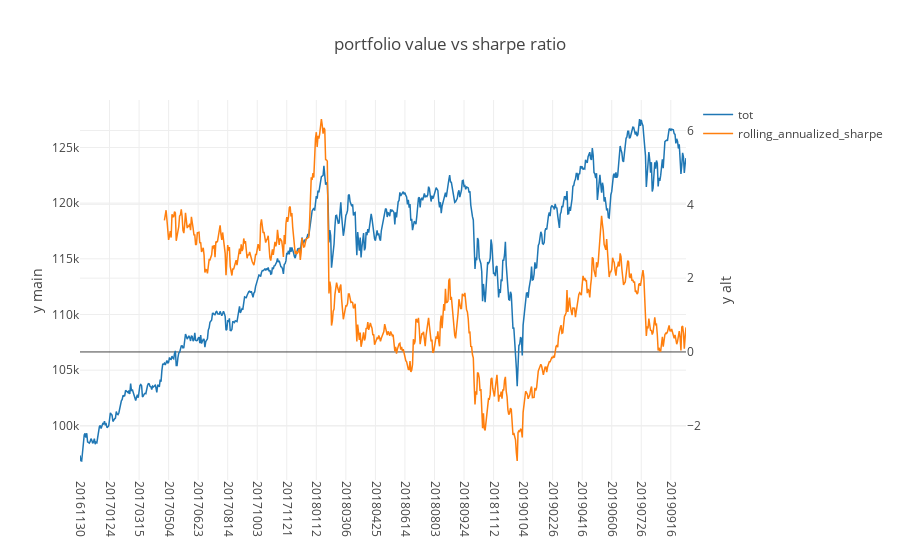

Write notebook code for a chart like this one.
### Markdown cell above
### Plot portfolio value and rolling sharpe ratio over whole period

### Code cell
df_to_plot = df_all4[['trade_date','tot','rolling_annualized_sharpe']].copy()
t = 'portfolio value vs sharpe ratio'
p = pu.plotly_pandas(df_to_plot,x_column='trade_date',use_secondary_yaxis=True,plot_title=t)
iplot(p)

### Figure 1 — Plotly figure (JSON) as saved in the notebook; plotly's stock layout.template omitted (floating-point values rounded to 4 significant figures; data arrays with more than 128 entries replaced by an {"elided": "..."} marker saying what was removed)
{"data": [{"line": {"color": "rgba (31, 119, 180, 1)", "dash": "solid", "width": 1.5}, "mode": "lines", "name": "tot", "type": "scatter", "uid": "8105b23a-ec23-11e9-94b9-8c859025e7f9", "x": {"elided": "719 int values"}, "xaxis": "x", "y": {"elided": "719 float values"}, "yaxis": "y"}, {"line": {"color": "rgba (255, 127, 14, 1)", "dash": "solid", "width": 1.5}, "mode": "lines", "name": "rolling_annualized_sharpe", "type": "scatter", "uid": "8105b3d4-ec23-11e9-9ef8-8c859025e7f9", "x": {"elided": "719 int values"}, "xaxis": "x", "y": {"elided": "719 float values"}, "yaxis": "y2"}], "layout": {"title": "portfolio value vs sharpe ratio", "xaxis": {"tickangle": 90, "ticktext": [20161130, 20170124, 20170315, 20170504, 20170623, 20170814, 20171003, 20171121, 20180112, 20180306, 20180425, 20180614, 20180803, 20180924, 20181112, 20190104, 20190226, 20190416, 20190606, 20190726, 20190916], "tickvals": [20161130, 20170124, 20170315, 20170504, 20170623, 20170814, 20171003, 20171121, 20180112, 20180306, 20180425, 20180614, 20180803, 20180924, 20181112, 20190104, 20190226, 20190416, 20190606, 20190726, 20190916], "type": "category"}, "xaxis2": {"tickangle": 90, "ticktext": [20161130, 20170124, 20170315, 20170504, 20170623, 20170814, 20171003, 20171121, 20180112, 20180306, 20180425, 20180614, 20180803, 20180924, 20181112, 20190104, 20190226, 20190416, 20190606, 20190726, 20190916], "tickvals": [20161130, 20170124, 20170315, 20170504, 20170623, 20170814, 20171003, 20171121, 20180112, 20180306, 20180425, 20180614, 20180803, 20180924, 20181112, 20190104, 20190226, 20190416, 20190606, 20190726, 20190916], "type": "category"}, "yaxis": {"title": "y main"}, "yaxis2": {"overlaying": "y", "side": "right", "title": "y alt"}}}
